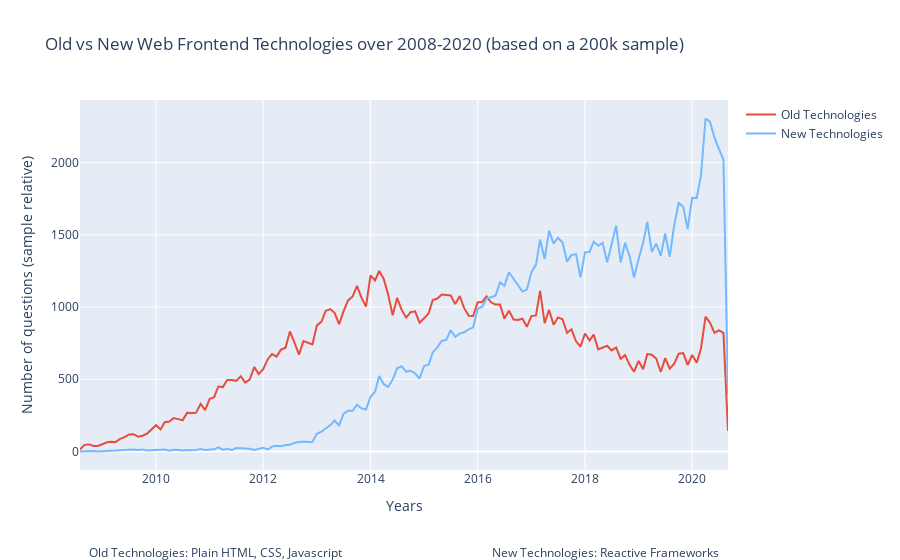

The notebook cell this image was saved under:
### Code cell
# fe6039
# 8e44ab
# af7b40

layout = go.Layout(xaxis_title='x', yaxis_title='y',
                    margin_b=90, #increase the bottom margin to have space for caption
                    annotations = [dict(xref='paper',
                                        yref='paper',
                                        x=0.5, y=-0.25,
                                        showarrow=False,
                                        text ='''Old Technologies: Plain HTML, CSS, Javascript
                                                 New Technologies: Reactive Frameworks''' )])

fig = go.Figure(layout = layout)
fig.add_trace(go.Scatter(x=tab_ovn.index.to_timestamp(), y=tab_ovn.old, mode='lines', name="Old Technologies", 
              line=dict(color='#e74c3c', width=2)))
fig.add_trace(go.Scatter(x=tab_ovn.index.to_timestamp(), y=tab_ovn.new, mode='lines', name="New Technologies", 
              line=dict(color='#74b9ff', width=2)))

fig.update_layout(title='Old vs New Web Frontend Technologies over 2008-2020 (based on a 200k sample)',
                   xaxis_title='Years',
                   yaxis_title='Number of questions (sample relative)')


fig.show()

### Figure 1 — Plotly figure (JSON) as saved in the notebook; plotly's stock layout.template omitted (floating-point values rounded to 4 significant figures; data arrays with more than 128 entries replaced by an {"elided": "..."} marker saying what was removed)
{"data": [{"line": {"color": "#e74c3c", "width": 2}, "mode": "lines", "name": "Old Technologies", "type": "scatter", "x": {"elided": "146 str values"}, "y": {"elided": "146 int values"}}, {"line": {"color": "#74b9ff", "width": 2}, "mode": "lines", "name": "New Technologies", "type": "scatter", "x": {"elided": "146 str values"}, "y": {"elided": "146 int values"}}], "layout": {"annotations": [{"showarrow": false, "text": "Old Technologies: Plain HTML, CSS, Javascript\n                                                 New Technologies: Reactive Frameworks", "x": 0.5, "xref": "paper", "y": -0.25, "yref": "paper"}], "margin": {"b": 90}, "title": {"text": "Old vs New Web Frontend Technologies over 2008-2020 (based on a 200k sample)"}, "xaxis": {"title": {"text": "Years"}}, "yaxis": {"title": {"text": "Number of questions (sample relative)"}}}}
